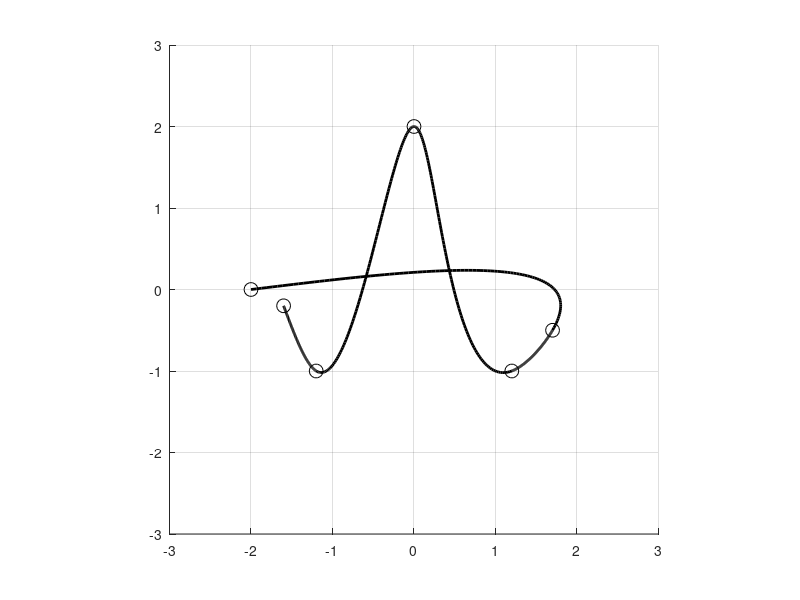

This chart was generated by the following MATLAB code:
% Splainu_interpoliavimas_2D_parametrinis
% Pele valdomos interpoliavimo tasku padetys

function main
clc,close all,clear all 
hL=[]; % busimu objektu valdikliu masyvas
f=figure; hold on; grid on

%raide = 'v';
raide = 'a';

switch raide
    case 'v'
% V raid?

X=[-1  0.1  1  0.9  -0.1 -1 ] 
Y=[ 2  -1   2 -1.3  -2  2 ]

   case 'a'
        
% A raid?
X=[-2  1.7  1.2  0  -1.2 -1.6 ] 
Y=[ 0 -0.5   -1 2  -1  -0.2 ]
end

global iper
iper=0;  % 0 - splainas laisvais galais 
         % 1 - periodinis splainas 

nP=length(X);
t(1)=0; for i=2:nP, t(i)=t(i-1)+norm([X(i) Y(i)]-[X(i-1) Y(i-1)]);  end
t

figure(1);axis([-3,3,-3,3]);axis equal;hold on;

% vaizduojame duotus taskus
for i=1:nP, 
    h(i)=plot(X(i), Y(i),'ko','ButtonDownFcn',@startDragFcn,'MarkerSize',10);
    % kas atliekama paspaudus peles klavisa, nurodoma funkcijoje startDragFcn
    % tasku objektu valdikliai issaugomi masyve h
end

set(f,'WindowButtonUpFcn',@stopDragFcn); % kas atliekama atleidus peles klavisa, nurodoma funkcijoje stopDragFcn

splainu_parametrinis_interpoliavimas(X,Y,t);  % interpoliuojame pagal ivestus taskus ir 
                                                   % nubraizome pradine kreive  
                                                   
%************************************************************************   
% Toliau programa laukia pertraukimo nuo peles klaviso, kuris inicijuja 
% startDragFcn arba stopDragFcn vykdyma. Jos savo ruoztu peles judesi susieja arba atsieja 
% su draggingFcn
%************************************************************************
                                                   
%-----------  vidines funkcijos ------------------
%  jos aprasomos anksciau, nei sutinkamas pagrindines funkcijos "end",
%  todel visi pagrindineje funkcijoje naudojami kintamieji matomi taip pat
%  ir vidinese funkcijose

function startDragFcn(varargin)
    % apraso, kas atliekama, kai paspaudziamas kairys peles klavisas
    set(gcf, 'WindowButtonMotionFcn',@draggingFcn); % nurodo funkcija, kuria reikia nuolat kviesti pelei judant
end

function draggingFcn(varargin)    
    % apraso, kas atliekama, kai pakinta pele valdomo objekto padetis
    
    pt=get(gca,'Currentpoint');  % perskaitoma nauja padetis
    set(gco,'xData',pt(1,1),'yData',pt(1,2)); % pakeiciamos objekto koordinates
    X(find(gco == h))=pt(1,1);   
    Y(find(gco == h))=pt(1,2);
    % kvieciame savo sukurta funkcija interpoliuojanciai kreivei apskaiciuoti: 
    splainu_parametrinis_interpoliavimas(X,Y,t);
    
end

function stopDragFcn(varargin)
    % apraso, kas atliekama, kai atleidziamas kairys peles klavisas
    set(gcf, 'WindowButtonMotionFcn','');% nurodo, kad atleidus peles klavisa peles judejimas nebeturi kviesti funkcijos
    
end

function splainu_parametrinis_interpoliavimas(X,Y,t)
nP=length(X) % interpoliavimo tasku skaicius
if ~isempty(hL), delete(hL); end
% 
% iper=1;  % 0 - splainas laisvais galais 
%          % 1 - periodinis splainas  
DDFX=splaino_koeficientai(t,X,iper);
DDFY=splaino_koeficientai(t,Y,iper);

for iii=1:nP-1  %------  ciklas per intervalus tarp gretimu tasku

nnn=100;
[SX,sss]=splainas(t(iii:iii+1),X(iii:iii+1),DDFX(iii:iii+1),nnn);
[SY,sss]=splainas(t(iii:iii+1),Y(iii:iii+1),DDFY(iii:iii+1),nnn);
hL(iii)=plot(SX,SY,'k-','LineWidth',2,'MarkerSize',12)

end %-----------------ciklas per intervalus pabaiga
% splaino intervalu objektu valdikliai issaugomi masyve hL

return
end


function DDF=splaino_koeficientai(X,Y,iper)
% apskaiciuojamos antros isvestines splaino mazguose
% iopt=1 - periodinis splainas

n=length(X);
A=zeros(n);b=zeros(n,1);
d=X(2:n)-X(1:(n-1));
 for i=1:n-2
     A(i,i:i+2)=[d(i)/6, (d(i)+d(i+1))/3,d(i+1)/6];
     b(i)=(Y(i+2)-Y(i+1))/d(i+1)-(Y(i+1)-Y(i))/d(i);
 end
 
if iper == 0,  A(n-1,1)=1;A(n,n)=1;
else, A(n-1,[1,2,n-1,n])=[d(1)/3, d(1)/6, d(n-1)/6,d(n-1)/3]; 
      A(n,[1,n])=[1,-1];  
      b(n-1)=(Y(2)-Y(1))/d(1)-(Y(n)-Y(n-1))/d(n-1);
end

DDF=A\b;
 
return
end


function [S,sss]=splainas(X,Y,DDF,nnn)
% splaino intervale tarp dvieju tasku apskaiciavimas
% nnn - vaizdavimo tzku skaicius
% S - splaino reiksmes
% sss - vaizdavimo abscises
d=X(2)-X(1);
sss=X(1):(X(2)-X(1))/(nnn-1):X(2);
S=DDF(1)/2*(sss-X(1)).^2+(DDF(2)-DDF(1))/(6*d)*(sss-X(1)).^3+(sss-X(1))*((Y(2)-Y(1))/d-DDF(1)*d/3-DDF(2)*d/6) +Y(1);

return
end


end   % Sis end uzbaigia pagrindine funkcija
